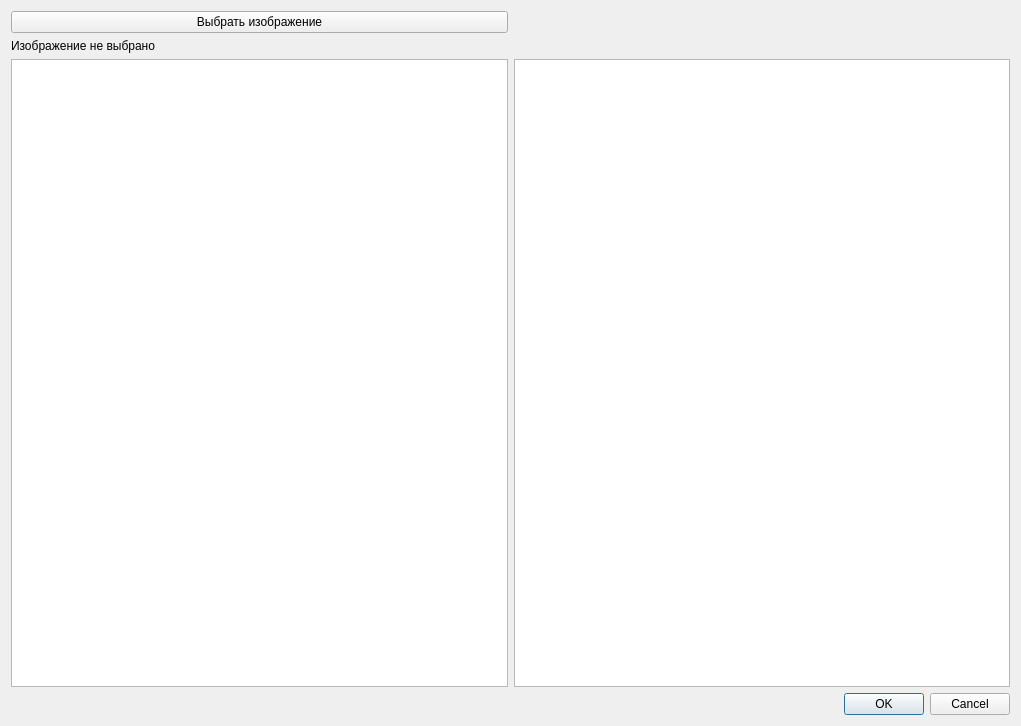
<?xml version="1.0" encoding="UTF-8"?>
<ui version="4.0">
 <class>ChooseNomogrammPictureDlg</class>
 <widget class="QDialog" name="ChooseNomogrammPictureDlg">
  <property name="geometry">
   <rect>
    <x>0</x>
    <y>0</y>
    <width>1021</width>
    <height>726</height>
   </rect>
  </property>
  <property name="windowTitle">
   <string>Dialog</string>
  </property>
  <layout class="QGridLayout" name="gridLayout">
   <item row="0" column="0">
    <layout class="QVBoxLayout" name="verticalLayout">
     <item>
      <widget class="QPushButton" name="choosePictureBtn">
       <property name="text">
        <string>Выбрать изображение</string>
       </property>
      </widget>
     </item>
     <item>
      <widget class="QLabel" name="pictureName">
       <property name="text">
        <string>Изображение не выбрано</string>
       </property>
      </widget>
     </item>
    </layout>
   </item>
   <item row="1" column="0">
    <widget class="QGraphicsView" name="currentPicture"/>
   </item>
   <item row="1" column="1">
    <widget class="QGraphicsView" name="newPicture"/>
   </item>
   <item row="2" column="1">
    <widget class="QDialogButtonBox" name="buttonBox">
     <property name="orientation">
      <enum>Qt::Horizontal</enum>
     </property>
     <property name="standardButtons">
      <set>QDialogButtonBox::Cancel|QDialogButtonBox::Ok</set>
     </property>
    </widget>
   </item>
  </layout>
 </widget>
 <resources/>
 <connections>
  <connection>
   <sender>buttonBox</sender>
   <signal>accepted()</signal>
   <receiver>ChooseNomogrammPictureDlg</receiver>
   <slot>accept()</slot>
   <hints>
    <hint type="sourcelabel">
     <x>248</x>
     <y>254</y>
    </hint>
    <hint type="destinationlabel">
     <x>157</x>
     <y>274</y>
    </hint>
   </hints>
  </connection>
  <connection>
   <sender>buttonBox</sender>
   <signal>rejected()</signal>
   <receiver>ChooseNomogrammPictureDlg</receiver>
   <slot>reject()</slot>
   <hints>
    <hint type="sourcelabel">
     <x>316</x>
     <y>260</y>
    </hint>
    <hint type="destinationlabel">
     <x>286</x>
     <y>274</y>
    </hint>
   </hints>
  </connection>
 </connections>
</ui>
